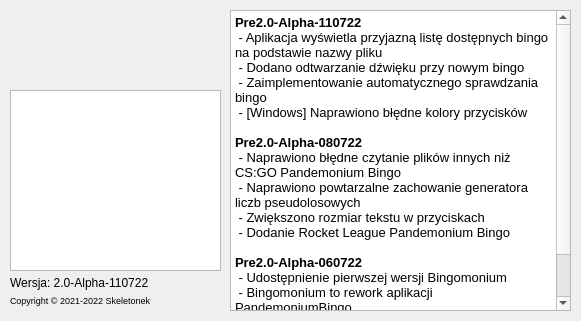
<?xml version="1.0" encoding="UTF-8"?>
<ui version="4.0">
 <class>MainWindow</class>
 <widget class="QMainWindow" name="MainWindow">
  <property name="geometry">
   <rect>
    <x>0</x>
    <y>0</y>
    <width>581</width>
    <height>321</height>
   </rect>
  </property>
  <property name="minimumSize">
   <size>
    <width>581</width>
    <height>321</height>
   </size>
  </property>
  <property name="maximumSize">
   <size>
    <width>581</width>
    <height>321</height>
   </size>
  </property>
  <property name="windowTitle">
   <string>Bingomonium</string>
  </property>
  <property name="windowIcon">
   <iconset>
    <normaloff>:/icons/logo.xpm</normaloff>:/icons/logo.xpm</iconset>
  </property>
  <property name="styleSheet">
   <string notr="true"/>
  </property>
  <widget class="QWidget" name="centralwidget">
   <widget class="QLabel" name="label_2">
    <property name="geometry">
     <rect>
      <x>10</x>
      <y>276</y>
      <width>221</width>
      <height>20</height>
     </rect>
    </property>
    <property name="font">
     <font>
      <pointsize>9</pointsize>
     </font>
    </property>
    <property name="text">
     <string>Wersja: 2.0-Alpha-110722</string>
    </property>
    <property name="alignment">
     <set>Qt::AlignLeading|Qt::AlignLeft|Qt::AlignTop</set>
    </property>
   </widget>
   <widget class="QListView" name="listView">
    <property name="geometry">
     <rect>
      <x>10</x>
      <y>90</y>
      <width>211</width>
      <height>181</height>
     </rect>
    </property>
    <property name="editTriggers">
     <set>QAbstractItemView::NoEditTriggers</set>
    </property>
    <property name="isWrapping" stdset="0">
     <bool>true</bool>
    </property>
    <property name="viewMode">
     <enum>QListView::ListMode</enum>
    </property>
   </widget>
   <widget class="QLabel" name="label_5">
    <property name="geometry">
     <rect>
      <x>10</x>
      <y>290</y>
      <width>221</width>
      <height>16</height>
     </rect>
    </property>
    <property name="font">
     <font>
      <pointsize>7</pointsize>
     </font>
    </property>
    <property name="text">
     <string>Copyright © 2021-2022 Skeletonek</string>
    </property>
    <property name="alignment">
     <set>Qt::AlignBottom|Qt::AlignLeading|Qt::AlignLeft</set>
    </property>
   </widget>
   <widget class="QTextBrowser" name="textBrowser">
    <property name="geometry">
     <rect>
      <x>230</x>
      <y>10</y>
      <width>341</width>
      <height>301</height>
     </rect>
    </property>
    <property name="html">
     <string>&lt;!DOCTYPE HTML PUBLIC &quot;-//W3C//DTD HTML 4.0//EN&quot; &quot;http://www.w3.org/TR/REC-html40/strict.dtd&quot;&gt;
&lt;html&gt;&lt;head&gt;&lt;meta name=&quot;qrichtext&quot; content=&quot;1&quot; /&gt;&lt;style type=&quot;text/css&quot;&gt;
p, li { white-space: pre-wrap; }
&lt;/style&gt;&lt;/head&gt;&lt;body style=&quot; font-family:'Noto Sans'; font-size:10pt; font-weight:400; font-style:normal;&quot;&gt;
&lt;p style=&quot; margin-top:0px; margin-bottom:0px; margin-left:0px; margin-right:0px; -qt-block-indent:0; text-indent:0px;&quot;&gt;&lt;span style=&quot; font-weight:600;&quot;&gt;Pre2.0-Alpha-110722&lt;/span&gt;&lt;/p&gt;
&lt;p style=&quot; margin-top:0px; margin-bottom:0px; margin-left:0px; margin-right:0px; -qt-block-indent:0; text-indent:0px;&quot;&gt; - Aplikacja wyświetla przyjazną listę dostępnych bingo na podstawie nazwy pliku&lt;/p&gt;
&lt;p style=&quot; margin-top:0px; margin-bottom:0px; margin-left:0px; margin-right:0px; -qt-block-indent:0; text-indent:0px;&quot;&gt; - Dodano odtwarzanie dźwięku przy nowym bingo&lt;/p&gt;
&lt;p style=&quot; margin-top:0px; margin-bottom:0px; margin-left:0px; margin-right:0px; -qt-block-indent:0; text-indent:0px;&quot;&gt; - Zaimplementowanie automatycznego sprawdzania bingo&lt;/p&gt;
&lt;p style=&quot; margin-top:0px; margin-bottom:0px; margin-left:0px; margin-right:0px; -qt-block-indent:0; text-indent:0px;&quot;&gt; - [Windows] Naprawiono błędne kolory przycisków &lt;/p&gt;
&lt;p style=&quot;-qt-paragraph-type:empty; margin-top:0px; margin-bottom:0px; margin-left:0px; margin-right:0px; -qt-block-indent:0; text-indent:0px; font-weight:600;&quot;&gt;&lt;br /&gt;&lt;/p&gt;
&lt;p style=&quot; margin-top:0px; margin-bottom:0px; margin-left:0px; margin-right:0px; -qt-block-indent:0; text-indent:0px;&quot;&gt;&lt;span style=&quot; font-weight:600;&quot;&gt;Pre2.0-Alpha-080722&lt;/span&gt;&lt;/p&gt;
&lt;p style=&quot; margin-top:0px; margin-bottom:0px; margin-left:0px; margin-right:0px; -qt-block-indent:0; text-indent:0px;&quot;&gt; - Naprawiono błędne czytanie plików innych niż CS:GO Pandemonium Bingo&lt;/p&gt;
&lt;p style=&quot; margin-top:0px; margin-bottom:0px; margin-left:0px; margin-right:0px; -qt-block-indent:0; text-indent:0px;&quot;&gt; - Naprawiono powtarzalne zachowanie generatora liczb pseudolosowych&lt;/p&gt;
&lt;p style=&quot; margin-top:0px; margin-bottom:0px; margin-left:0px; margin-right:0px; -qt-block-indent:0; text-indent:0px;&quot;&gt; - Zwiększono rozmiar tekstu w przyciskach&lt;/p&gt;
&lt;p style=&quot; margin-top:0px; margin-bottom:0px; margin-left:0px; margin-right:0px; -qt-block-indent:0; text-indent:0px;&quot;&gt; - Dodanie Rocket League Pandemonium Bingo&lt;/p&gt;
&lt;p style=&quot;-qt-paragraph-type:empty; margin-top:0px; margin-bottom:0px; margin-left:0px; margin-right:0px; -qt-block-indent:0; text-indent:0px;&quot;&gt;&lt;br /&gt;&lt;/p&gt;
&lt;p style=&quot; margin-top:0px; margin-bottom:0px; margin-left:0px; margin-right:0px; -qt-block-indent:0; text-indent:0px;&quot;&gt;&lt;span style=&quot; font-weight:600;&quot;&gt;Pre2.0-Alpha-060722&lt;/span&gt;&lt;/p&gt;
&lt;p style=&quot; margin-top:0px; margin-bottom:0px; margin-left:0px; margin-right:0px; -qt-block-indent:0; text-indent:0px;&quot;&gt; - Udostępnienie pierwszej wersji Bingomonium&lt;/p&gt;
&lt;p style=&quot; margin-top:0px; margin-bottom:0px; margin-left:0px; margin-right:0px; -qt-block-indent:0; text-indent:0px;&quot;&gt; - Bingomonium to rework aplikacji PandemoniumBingo&lt;/p&gt;
&lt;p style=&quot; margin-top:0px; margin-bottom:0px; margin-left:0px; margin-right:0px; -qt-block-indent:0; text-indent:0px;&quot;&gt; - Aplikacja została przepisana z środowiska WPF (C#) do Qt (C++)&lt;/p&gt;
&lt;p style=&quot; margin-top:0px; margin-bottom:0px; margin-left:0px; margin-right:0px; -qt-block-indent:0; text-indent:0px;&quot;&gt; - Dodano CS:GO Pandemonium Bingo&lt;/p&gt;&lt;/body&gt;&lt;/html&gt;</string>
    </property>
   </widget>
   <widget class="QLabel" name="label">
    <property name="geometry">
     <rect>
      <x>20</x>
      <y>20</y>
      <width>191</width>
      <height>48</height>
     </rect>
    </property>
    <property name="text">
     <string/>
    </property>
    <property name="pixmap">
     <pixmap>:/img/bingomonium_logo.png</pixmap>
    </property>
    <property name="scaledContents">
     <bool>true</bool>
    </property>
   </widget>
  </widget>
 </widget>
 <resources/>
 <connections/>
</ui>
